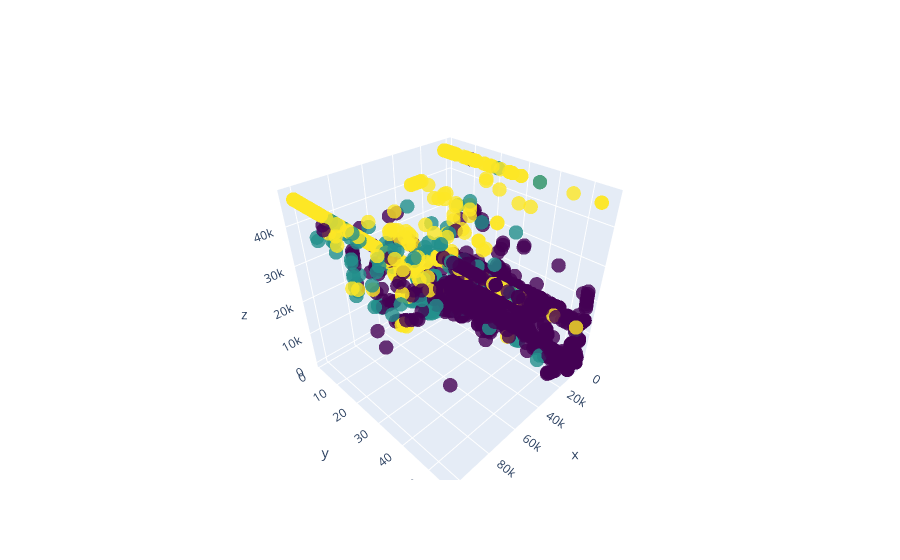

Notebook code cell kept with this figure:
### Code cell
fig = go.Figure(data=go.Scatter3d(
    x=df_normalized.iloc[:, 0],
    y=df_normalized.iloc[:, 1],
    z=df_normalized.iloc[:, 2],
    mode='markers',
    marker=dict(
        size=5,
        color=labels_agg,  # set color to the Agglomerative Clustering labels
        colorscale='Viridis',
        opacity=0.8
    )
))

fig.show()

### Figure 1 — Plotly figure (JSON) as saved in the notebook; plotly's stock layout.template omitted (floating-point values rounded to 4 significant figures; data arrays with more than 128 entries replaced by an {"elided": "..."} marker saying what was removed)
{"data": [{"marker": {"color": {"elided": "2704 int values"}, "colorscale": [[0, "#440154"], [0.1111, "#482878"], [0.2222, "#3e4989"], [0.3333, "#31688e"], [0.4444, "#26828e"], [0.5556, "#1f9e89"], [0.6667, "#35b779"], [0.7778, "#6ece58"], [0.8889, "#b5de2b"], [1, "#fde725"]], "opacity": 0.8, "size": 5}, "mode": "markers", "type": "scatter3d", "x": {"elided": "2704 float values"}, "y": {"elided": "2704 float values"}, "z": {"elided": "2704 float values"}}], "layout": {}}
